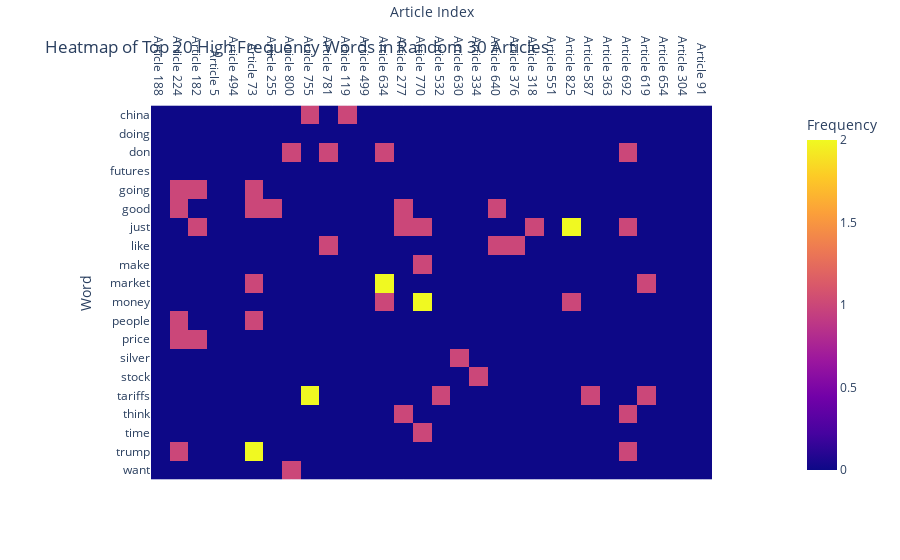

The cell this chart's notebook holds for it:
### Markdown cell above
### Heatmap of Word Frequency in Text

### Code cell
# Heat map of random 30 articles and their top 20 high frequency words
import plotly.express as px
import random
random_indices = random.sample(range(X_vectorized_df.shape[0]), 30)
fig = px.imshow(X_vectorized_df.iloc[random_indices].T, 
                labels=dict(x="Article Index", y="Word", color="Frequency"),
                x=[f"Article {idx}" for idx in random_indices],
                y=X_vectorized_df.columns,
                title="Heatmap of Top 20 High Frequency Words in Random 30 Articles")
fig.update_xaxes(side="top")
fig.show()

### Figure 1 — Plotly figure (JSON) as saved in the notebook; plotly's stock layout.template omitted (floating-point values rounded to 4 significant figures; data arrays with more than 128 entries replaced by an {"elided": "..."} marker saying what was removed)
{"data": [{"coloraxis": "coloraxis", "hovertemplate": "Article Index: %{x}<br>Word: %{y}<br>Frequency: %{z}<extra></extra>", "name": "0", "type": "heatmap", "x": ["Article 188", "Article 224", "Article 182", "Article 5", "Article 494", "Article 73", "Article 255", "Article 800", "Article 755", "Article 781", "Article 119", "Article 499", "Article 634", "Article 277", "Article 770", "Article 532", "Article 630", "Article 334", "Article 640", "Article 376", "Article 318", "Article 551", "Article 825", "Article 587", "Article 363", "Article 692", "Article 619", "Article 654", "Article 304", "Article 91"], "xaxis": "x", "y": ["china", "doing", "don", "futures", "going", "good", "just", "like", "make", "market", "money", "people", "price", "silver", "stock", "tariffs", "think", "time", "trump", "want"], "yaxis": "y", "z": {"elided": "20x30 int values"}}], "layout": {"coloraxis": {"colorbar": {"title": {"text": "Frequency"}}, "colorscale": [[0, "#0d0887"], [0.1111, "#46039f"], [0.2222, "#7201a8"], [0.3333, "#9c179e"], [0.4444, "#bd3786"], [0.5556, "#d8576b"], [0.6667, "#ed7953"], [0.7778, "#fb9f3a"], [0.8889, "#fdca26"], [1, "#f0f921"]]}, "title": {"text": "Heatmap of Top 20 High Frequency Words in Random 30 Articles"}, "xaxis": {"anchor": "y", "constrain": "domain", "domain": [0, 1], "scaleanchor": "y", "side": "top", "title": {"text": "Article Index"}}, "yaxis": {"anchor": "x", "autorange": "reversed", "constrain": "domain", "domain": [0, 1], "title": {"text": "Word"}}}}
